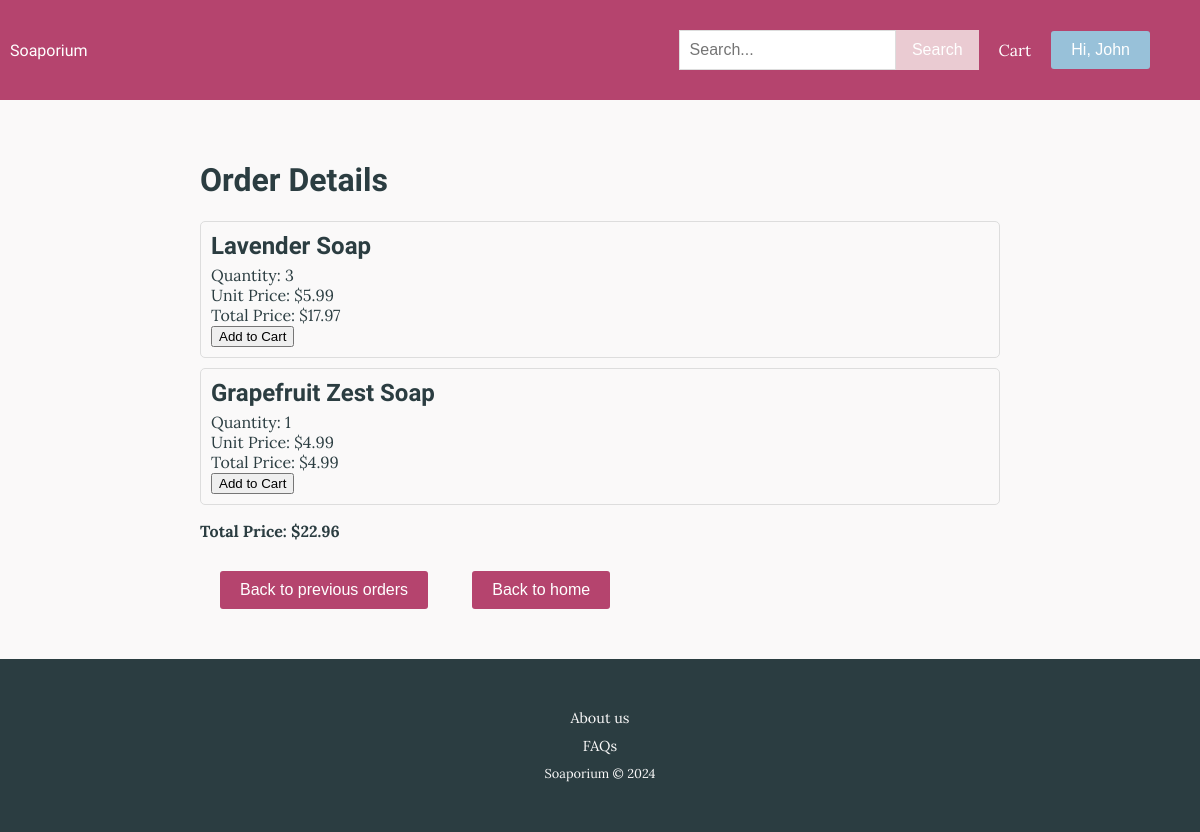
The page /view_previous_order/14 (signed in) on the database its author committed.
### tables this page shows
CREATE TABLE User (userid INTEGER PRIMARY KEY AUTOINCREMENT, fname TEXT NOT NULL, lname TEXT NOT NULL, housenum INTEGER, street TEXT, suburb TEXT, town TEXT, region TEXT, country TEXT, postcode INTEGER, email TEXT NOT NULL, password TEXT NOT NULL);

CREATE TABLE Soap (soapid INTEGER PRIMARY KEY AUTOINCREMENT, name TEXT NOT NULL, description TEXT, brand TEXT, price REAL NOT NULL, type TEXT, picture TEXT, sale TEXT);

### routes.py (the view)
@app.route("/view_previous_order/<int:cartid>")
def view_previous_order(cartid):
    userid = session.get("userid")
    if not userid:
        flash("Please log in to view your previous order")
        return redirect(url_for("login"))
    conn = sqlite3.connect("Soap.db")
    sql = "SELECT status FROM Cart WHERE cartid = ? AND userid = ?"
    result = conn.execute(sql, (cartid, userid)).fetchone()
    if not result or result[0] != 'completed':
        flash("You are not authorized to view\
              this order or it does not exist.")
        return redirect(url_for("previous_carts"))
    sql = """
        SELECT Soap.soapid AS soapid,
               Soap.name AS soap_name,
               Soap.price AS unit_price,
               CartItem.quantity AS soap_quantity,
               CartItem.soapid,
               SUM(CartItem.quantity) AS total_quantity
        FROM CartItem
        JOIN Soap ON Soap.soapid = CartItem.soapid
        WHERE CartItem.cartid = ?
        GROUP BY CartItem.soapid
        """
    cart_items = conn.execute(sql, (cartid,)).fetchall()
    total_price = sum(item[2] * item[3] for item in cart_items)
    conn.close()
    return render_template(
        "view_previous_order.html",  # This is the new template name
        cart_items=cart_items,
        total_price=total_price,
        cartid=cartid
    )

### routes.py (called while the page is built)
@app.context_processor
def inject_user_firstname():
    user_firstname = None
    userid = session.get("userid")
    if userid:
        conn = sqlite3.connect("Soap.db")
        sql = "SELECT fname FROM User WHERE userid = ?"
        user = conn.execute(sql, (userid,)).fetchone()
        if user:
            user_firstname = user[0]
        conn.close()
    return dict(user_firstname=user_firstname)

### templates/view_previous_order.html (shortened to what this page needs)
{% extends "layout.html" %}
{% block content %}
<div class="cart-container">
    <h1>Order Details</h1>
    {% if cart_items and cart_items|length > 0 %}
    <ul>
        {% for item in cart_items %}
        <li class="cart-item">
            <h2>{{ item[1] }}</h2>
            <p>Quantity: {{ item[3] }}</p>
            <p>Unit Price: ${{ item[2] }}</p>
            <p>Total Price: ${{ "{:.2f}".format(item[2] * item[3]) }}</p>
            <form action="{{ url_for('add_to_cart') }}" method="POST">
                <button type="submit">Add to Cart</button>
            </form>
        </li>
        {% endfor %}
    </ul>
    <p class="total-price">Total Price: ${{ total_price }}</p>
    {% else %}
    <p>No items found in this order.</p>
    {% endif %}
    <div class="cart-navigation">
        <a href="{{ url_for('previous_carts') }}"><button>Back to previous orders</button></a>
        <a href="{{ url_for('home') }}"><button>Back to home</button></a>
    </div>
</div>
{% endblock %}

### templates/layout.html (shortened to what this page needs)
<!DOCTYPE html>
<html lang="en">
<head>
    <link rel="stylesheet" href="{{ url_for('static', filename='styles.css') }}">
</head>
<body>
    <div class="top-bar">
        <a href="{{ url_for('home') }}" class="home-link">Soaporium</a>
        <nav class="navbar">
            <ul class="nav-links">
                <li class="search-bar">
                    <form action="{{ url_for('search') }}" method="get">
                        <div class="input-wrapper">
                            <input type="text" name="search_term" placeholder="Search...">
                            <button type="submit">Search</button>
                        </div>
                    </form>
                </li>
                {% if session.get("userid") %}
                <li><a href="{{ url_for('view_current_cart') }}">Cart</a></li>
                <li class="user-dropdown">
                    <button class="user-dropdown-btn">Hi, {{ user_firstname }}</button>
                </li>
                {% else %}
                <li><a href="{{ url_for('login') }}">Login</a></li>
                <li><a href="{{ url_for('signup') }}">Sign Up</a></li>
                {% endif %}
            </ul>
        </nav>
    </div>
    <div class="content">
        {% block content %}{% endblock %}
    </div>
    <div class="footer">
        <div class="footer links">
            <p><a href="{{ url_for('about') }}">About us</a></p>
            <p><a href="{{ url_for('faqs')}}">FAQs</a></p>
            <p>Soaporium &COPY; 2024</p>
        </div>
    </div>
</body>
</html>

### static/styles.css (style rules this page uses)
body { font-family: 'Lora', serif; margin: 0; padding: 0; background-color: #faf9f9; color: #2b3d41; display: flex; flex-direction: column; min-height: 100vh; }
h1, h2, h3, h4, h5, h6, .home-link { font-family: 'Rock Salt', cursive; }
ul, li { list-style-type: none; margin: 0; padding: 0; }
.top-bar { height: 5em; background-color: #b5446e; color: #fff; padding: 10px; display: flex; justify-content: space-between; align-items: center; }
.home-link, .nav-links li a { color: #fff; text-decoration: none; }
.navbar { background-color: #b5446e; color: #fff; display: flex; justify-content: space-between; align-items: center; padding: 0 20px; }
.nav-links { display: flex; align-items: center; flex-wrap: wrap; }
.nav-links li { margin-right: 20px; }
.search-bar { flex-grow: 1; max-width: 300px; }
.search-bar input[type="text"], .search-form input[type="text"] { padding: 10px; font-size: 16px; border: 1px solid #ddd; width: 100%; box-sizing: border-box; }
.input-wrapper { display: flex; align-items: center; width: 100%; }
.input-wrapper input { flex-grow: 1; padding-right: 40px; }
.input-wrapper button { width: auto; padding: 10px 15px; background-color: #eacbd2; color: #fff; border: 1px solid #eacbd2; cursor: pointer; font-size: 16px; flex-shrink: 0; }
.content { padding: 20px; }
.footer { background-color: #2b3d41; padding: 20px; color: #faf9f9; margin-top: auto; flex-shrink: 0; text-align: center; }
.footer a { color: #faf9f9; text-decoration: none; margin: 0 10px; font-size: 0.9rem; }
.footer p { margin: 10px 0; font-size: 0.8rem; }
.add-to-cart, .user-dropdown-btn { display: inline-block; padding: 10px 20px; font-size: 16px; background-color: #98c1d9; color: #fff; border: none; border-radius: 3px; cursor: pointer; text-decoration: none; }
.cart-container { max-width: 800px; margin: 0 auto; padding: 20px; }
.cart-item { border: 1px solid #ddd; border-radius: 5px; padding: 10px; margin-bottom: 10px; background-color: #faf9f9; }
.cart-item h2 { margin: 0 0 5px; }
.cart-item p { margin: 0; }
.total-price { font-weight: bold; }
.cart-navigation { margin-top: 20px; }
.cart-navigation a { display: inline-block; padding: 10px 20px; color: #fff; text-decoration: none; border-radius: 5px; }
.user-info-form button, .cart-navigation button { padding: 10px 20px; font-size: 16px; background-color: #b5446e; color: #fff; border: none; border-radius: 3px; cursor: pointer; }
.user-dropdown { position: relative; }
.user-dropdown-btn { padding: 10px 20px; font-size: 16px; background-color: #98c1d9; color: #fff; border: none; border-radius: 3px; cursor: pointer; text-decoration: none; display: inline-block; }

### rows shown on the page
User: fname "John"
Soap: name "Lavender Soap", item "3", price "5.99", item[2]*item[3] "17.97"
Soap: name "Grapefruit Zest Soap", item "1", price "4.99", item[2]*item[3] "4.99"

### other values the page prints
{{ total_price }} "22.96"
